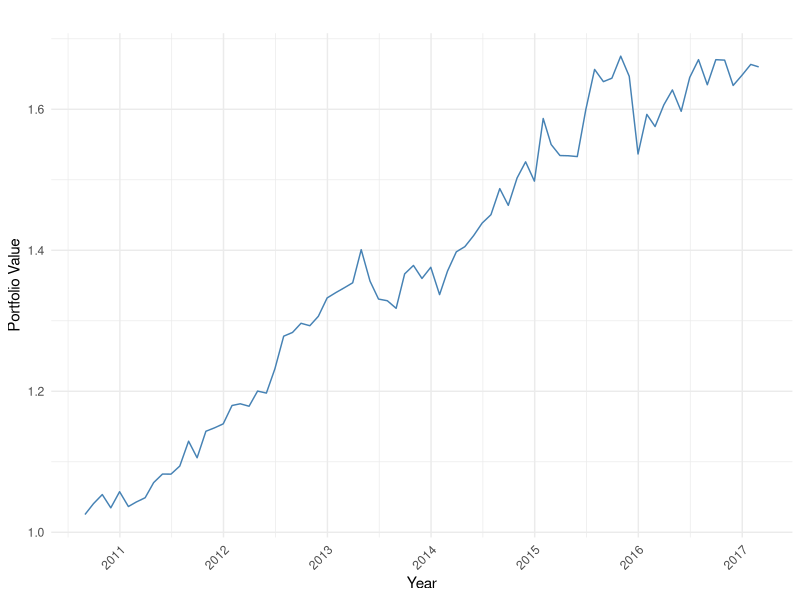
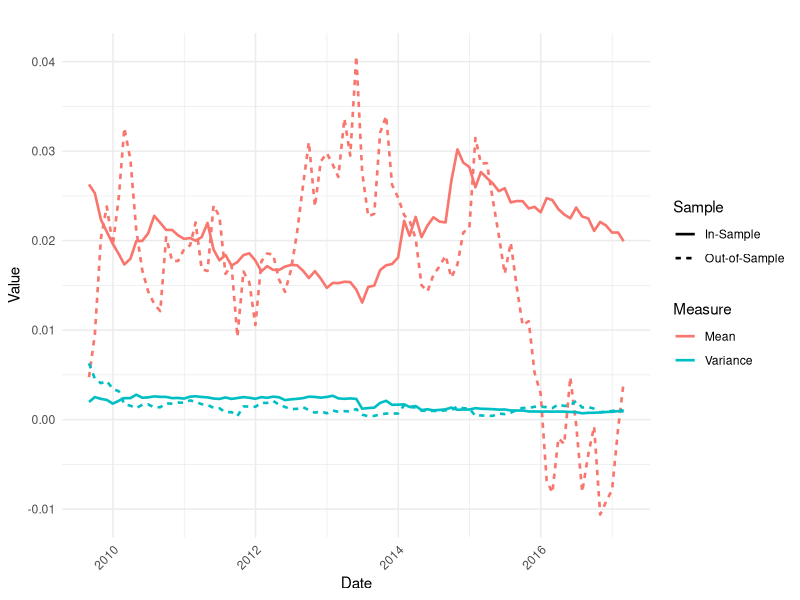
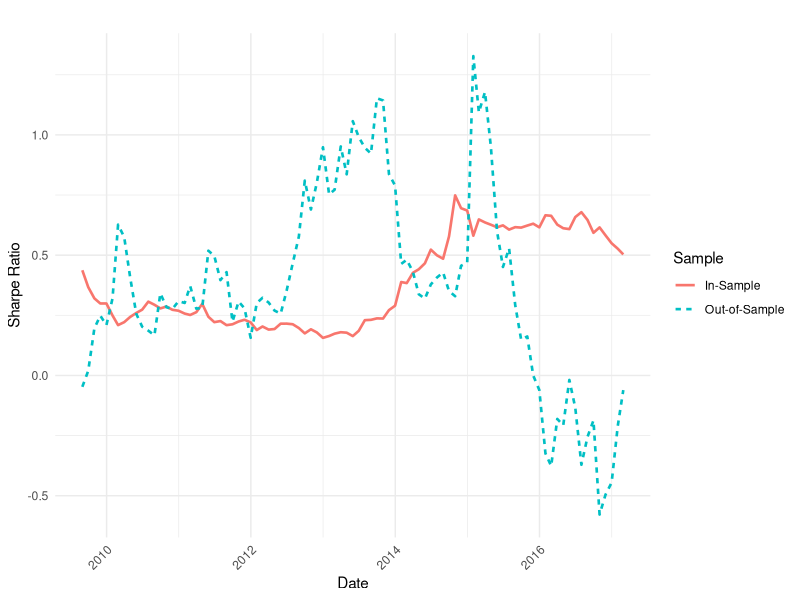
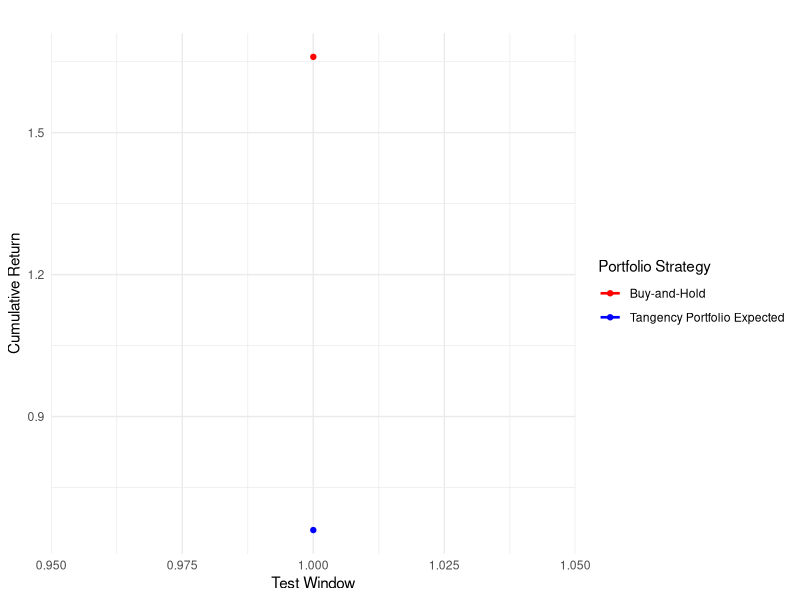
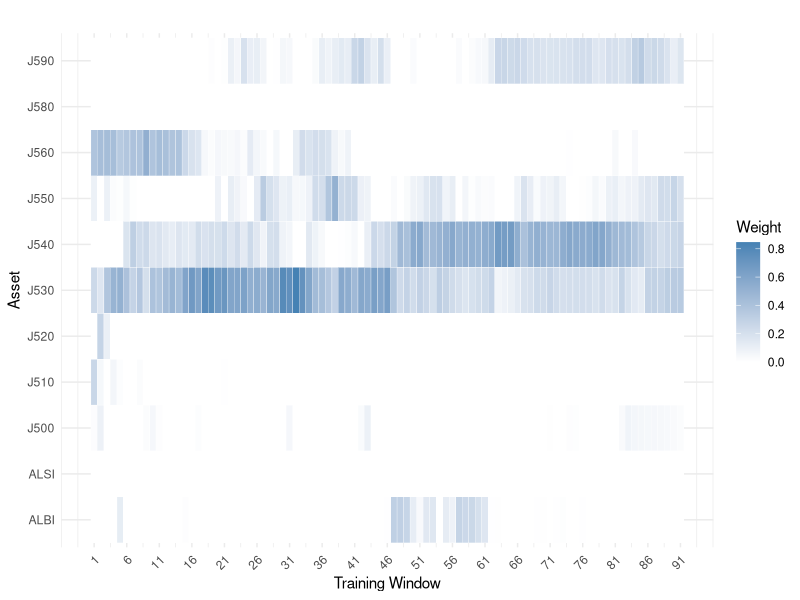
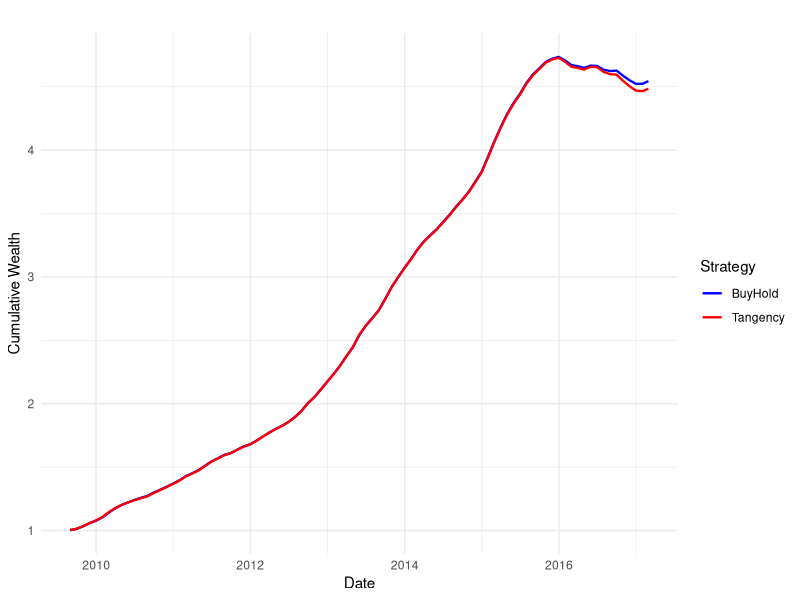

The R script that drew these images, in order:
## ---- chunk 1
knitr::opts_chunk$set(
  warning = FALSE,
  message = FALSE,
  fig.width  = 7,
  fig.height = 5
)

suppressPackageStartupMessages({
  library(openxlsx)     
  library(timeSeries)   
  library(xts)          
  library(zoo)          
  library(matrixStats) 
  library(quadprog)     
  library(knitr)        
  library(dplyr)        
  library(ggplot2)      
  library(tidyr)        
})
      
## ---- chunk 2
# reading in all 4 sheets into a list
dfS <- list()
for (i in 1:4) {
  dfS[[i]] <- read.xlsx("_raw_data/PT-TAA-JSE-Daily-1994-2017.xlsx", sheet = i, detectDates = TRUE)
  cat("Sheet", i, "loaded with dimensions:", dim(dfS[[i]]), "\n")
}

# define entities and which assets to keep
Entities <- c('X1','STEFI','ALBI','J203','J500', sprintf("J5%d", seq(10,90,by=10)))
Items    <- c('Date','TRI','Stefi')

#cleaning each sheet
for (i in 1:4) {
  tI0 <- sapply(colnames(dfS[[i]]), function(x) any(grepl(paste(Entities, collapse="|"), x)))
  tI1 <- sapply(dfS[[i]][2,], function(x) any(grepl(paste(Items, collapse="|"), x)))
  tI  <- tI0 & tI1
  
  # remove header rows
  dfS[[i]] <- dfS[[i]][-c(1,2), tI]
  names(dfS[[i]])[1] <- "Date"
  
  newColNames <- strsplit(colnames(dfS[[i]]), ":")
  for(m in 2:length(newColNames)) names(dfS[[i]])[m] <- newColNames[[m]][1]
  
  cat("Sheet", i, "columns after cleaning:", colnames(dfS[[i]]), "\n")
}

# fixing ALBI column
dfS[[1]][,2] <- as.numeric(dfS[[1]][,2])  
dfS[[1]] <- dfS[[1]][!is.na(dfS[[1]][,2]), ]#removes rows where ALBI is NA

## ---- chunk 3

# converts first sheet to timeSeries
tsTAA <- timeSeries(dfS[[1]][, 2:ncol(dfS[[1]])], as.Date(dfS[[1]][,1]))
cat("Initial tsTAA dimensions:", dim(tsTAA), "\n")

# merges remaining sheets
for (i in 2:4) {
  tsTmp <- timeSeries(dfS[[i]][, 2:ncol(dfS[[i]])], as.Date(dfS[[i]][,1]))
  tsTAA <- cbind(tsTAA, tsTmp)
  cat("After merging sheet", i, "dimensions:", dim(tsTAA), "\n")
}
# renaming indices for clarity
setFinCenter(tsTAA) <- "Johannesburg"
names(tsTAA)[grep("TS.1.1", names(tsTAA))] <- "ALBI"
names(tsTAA)[grep("TS.1.2", names(tsTAA))] <- "STEFI"
names(tsTAA)[grep("TS.1", names(tsTAA))] <- "ALSI"

cat("Columns after renaming:", colnames(tsTAA), "\n")

#all numeric columns are numeric
for (j in 1:ncol(tsTAA)) {
  tsTAA[, j] <- as.numeric(tsTAA[, j])
}
#remove rows with all NAs
tsTAA <- tsTAA[rowSums(is.na(tsTAA)) < ncol(tsTAA), ]

# Using timeSeries daily2monthly and ensure tsTAA is valid
tsTAA_monthly <- tryCatch(
  daily2monthly(tsTAA),
  error = function(e) {
    stop("Error in daily2monthly: tsTAA might contain non-timeSeries columns or non-numeric values")
  }
)

#  monthly price index
tsIdx  <- index2wealth(tsTAA_monthly)

# geometric monthly returns
tsGRet <- diff(log(tsIdx))

cat("tsTAA_monthly dimensions:", dim(tsTAA_monthly), "\n")
cat("tsGRet dimensions:", dim(tsGRet), "\n")
cat("Columns in tsGRet:\n"); print(colnames(tsGRet))
## ---- chunk 4

setFinCenter(tsTAA) <- "Africa/Johannesburg"
summary(dfS[[1]][,2])

# Checks that tsTAA is a proper 'timeSeries' object
tsTAA_monthly <- tryCatch(
  daily2monthly(tsTAA),
  error = function(e) {
    message("Error in daily2monthly(): converting tsTAA to xts first")
    xts_obj <- as.xts(tsTAA)
    apply.monthly(xts_obj, colMeans, na.rm=TRUE)
  }
)



#geometric returns
tsGRet <- diff(log(tsTAA_monthly))

#  fill missing data using LOCF
tsGRet_filled <- na.locf(as.xts(tsGRet), na.rm = FALSE)
summary(tsGRet_filled[,"ALBI"])
any(!is.na(tsGRet_filled[,"ALBI"]))

#checking for columns that are all NA
cols_allNA <- colSums(!is.na(tsGRet_filled)) == 0
tsGRet_filled <- tsGRet_filled[, !cols_allNA]

# converting to arithmetic returns
simple_mat <- exp(as.matrix(tsGRet_filled)) - 1
rets_xts <- xts(simple_mat, order.by = index(tsGRet_filled))
colnames(rets_xts) <- colnames(tsGRet_filled)

# Excludes cash asset
cash_idx <- grep("STEFI", colnames(rets_xts), ignore.case = TRUE)
cash_name <- ifelse(length(cash_idx) > 0, colnames(rets_xts)[cash_idx[1]], NA)

rets_opt <- if(!is.na(cash_name)) rets_xts[, -cash_idx, drop=FALSE] else rets_xts
rets_cash <- if(!is.na(cash_name)) rets_xts[, cash_idx, drop=FALSE] else NULL

cat("Assets used for optimisation:\n"); print(colnames(rets_opt))
if(!is.na(cash_name)) cat("Cash excluded from optimisation:", cash_name, "\n")
## ---- chunk 5
tan.port <- function(mu, Sigma, rf=0){
  mu <- as.numeric(mu)
  Sigma <- as.matrix(Sigma)
  valid_idx <- which(!is.na(mu) & rowSums(is.na(Sigma)) == 0 & colSums(is.na(Sigma)) == 0)
  mu <- mu[valid_idx]
  Sigma <- Sigma[valid_idx, valid_idx]
  n <- length(mu)
  if(n == 0) stop("No valid assets to optimize. Check mu and Sigma.")
  
  # positive definite covariance
  Sigma <- Sigma + diag(1e-6, n)
  #maximize Sharpe ratio 
  Dmat <- 2 * Sigma
  dvec <- rep(0, n)
  # Constraints which are sum(w) = 1 and w >= 0 
  Amat <- cbind(rep(1, n), diag(n))
  bvec <- c(1, rep(0, n))
  meq  <- 1   
  sol <- solve.QP(Dmat, dvec, Amat, bvec, meq)
  w <- sol$solution
  w[w < 1e-8] <- 0
  w <- w / sum(w)
  port_mean <- sum(w * mu)
  port_var  <- as.numeric(t(w) %*% Sigma %*% w)
  sharpe    <- (port_mean - rf) / sqrt(port_var)
  
  list(weights = w, mean = port_mean, var = port_var, sharpe = sharpe)
}

## ---- chunk 6

tot.months <- nrow(rets_opt)
train.r <- 0.7
train.m <- floor(tot.months * train.r)
test.m  <- tot.months - train.m
# indices
train_idx <- 1:train.m
tst.idx  <- (train.m+1):tot.months
#returns
train_rets <- rets_opt[train_idx, ]
tst.rets  <- rets_opt[tst.idx, ]
# fill missing data using locf
train_rets <- na.locf(train_rets, na.rm=FALSE)
train_rets <- na.locf(train_rets, fromLast=TRUE)
tst.rets  <- na.locf(tst.rets, na.rm=FALSE)
tst.rets  <- na.locf(tst.rets, fromLast=TRUE)
#only assets with valid data
train_rets <- train_rets[, colSums(!is.na(train_rets)) > 0, drop=FALSE]
tst.rets  <- tst.rets[, colnames(train_rets), drop=FALSE]
# Risk-free rates
rf_train <- if(!is.null(rets_cash)) mean(rets_cash[train_idx,], na.rm=TRUE) else 0
rf_test  <- if(!is.null(rets_cash)) mean(rets_cash[tst.idx,], na.rm=TRUE) else 0
# Tangency portfolio
mu_train <- colMeans(train_rets, na.rm=TRUE)
Sigma_train <- cov(train_rets, use="complete.obs")

tang <- tan.port(mu=mu_train, Sigma=Sigma_train, rf=rf_train)
w_hat <- tang$weights
if(is.null(w_hat)) stop("Tangency portfolio weights are NULL. Check your data!")

## ---- chunk 7
#Portfolio Returns with exact monthly rf
# Portfolio returns
port_train <- as.numeric(train_rets %*% w_hat)
port_test  <- as.numeric(tst.rets %*% w_hat)

# monthly risk-free series
rf_train_series <- if(!is.null(rets_cash)) as.numeric(rets_cash[train_idx, ]) else rep(0, length(port_train))
rf_tst.series  <- if(!is.null(rets_cash)) as.numeric(rets_cash[tst.idx, ]) else rep(0, length(port_test))

summary_df <- data.frame(
  Period = c("In-Sample", "Out-of-Sample"),
  Mean = c(mean(port_train), mean(port_test)),
  Variance = c(var(port_train), var(port_test)),
  Sharpe = c(mean(port_train - rf_train_series, na.rm=TRUE)/sd(port_train - rf_train_series, na.rm=TRUE),
             mean(port_test  - rf_tst.series,  na.rm=TRUE)/sd(port_test  - rf_tst.series,  na.rm=TRUE))
)

knitr::kable(summary_df, digits=6, caption="In-Sample vs Out-of-Sample Portfolio Statistics (Exact rf)")

## ---- chunk 8
# Only the assets that were used in optimization
assets_used <- colnames(train_rets)  #
weights_df <- data.frame(
  Asset  = assets_used,
  Weight = w_hat
)
knitr::kable(weights_df, digits=6, caption="Tangency Portfolio Weights (Buy-and-Hold)")
## ---- chunk 9
tst.dates <- as.Date(index(rets_xts[tst.idx, ]))  
# cumulative wealth
port_cum <- cumprod(1 + port_test)
plot_df <- data.frame(Date = tst.dates, Cumulative_Wealth = port_cum)

#Buy-and-Hold Portfolio Cumulative Wealth (OOS)
ggplot(plot_df, aes(x = Date, y = Cumulative_Wealth)) +
  geom_line(color = "steelblue") +
  scale_x_date(date_labels = "%Y", date_breaks = "1 year") +  # monthly breaks
  labs(title = "",
       x = "Year", y = "Portfolio Value") +
  theme_minimal() +
  theme(axis.text.x = element_text(angle = 45, hjust = 1))

## ---- chunk 10
final_ret <- tail(port_cum, 1)
tang_ret  <- prod(1 + tst.rets %*% w_hat) - 1
BH_summary <- data.frame(
  Window = 1,
  BH_Return = final_ret,
  Tangency_Expected = tang_ret
)
knitr::kable(BH_summary, digits=4, caption="Buy-and-Hold Cumulative Return vs Tangency Expected Return")
## ---- chunk 11
# load required libraries
suppressPackageStartupMessages({
library(openxlsx)     
library(timeSeries)   
library(xts)          
library(zoo)          
library(matrixStats) 
library(quadprog)     
library(knitr)        
library(dplyr)        
library(ggplot2)      
library(tidyr)  
})
## ---- chunk 12
# reading in all 4 sheets into a list
dfS <- list()
for (i in 1:4) {
  dfS[[i]] <- read.xlsx("_raw_data/PT-TAA-JSE-Daily-1994-2017.xlsx", sheet = i, detectDates = TRUE)
  cat("Sheet", i, "loaded with dimensions:", dim(dfS[[i]]), "\n")
}

# define entities and which assets to keep
Entities <- c('X1','STEFI','ALBI','J203','J500', sprintf("J5%d", seq(10,90,by=10)))
Items    <- c('Date','TRI','Stefi')

#cleaning each sheet
for (i in 1:4) {
  tI0 <- sapply(colnames(dfS[[i]]), function(x) any(grepl(paste(Entities, collapse="|"), x)))
  tI1 <- sapply(dfS[[i]][2,], function(x) any(grepl(paste(Items, collapse="|"), x)))
  tI  <- tI0 & tI1
  
  # remove header rows
  dfS[[i]] <- dfS[[i]][-c(1,2), tI]
  names(dfS[[i]])[1] <- "Date"
  
  newColNames <- strsplit(colnames(dfS[[i]]), ":")
  for(m in 2:length(newColNames)) names(dfS[[i]])[m] <- newColNames[[m]][1]
  
  cat("Sheet", i, "columns after cleaning:", colnames(dfS[[i]]), "\n")
}

# fixing ALBI column
dfS[[1]][,2] <- as.numeric(dfS[[1]][,2])  
dfS[[1]] <- dfS[[1]][!is.na(dfS[[1]][,2]), ]#removes rows where ALBI is NA

## ---- chunk 13

# converts first sheet to timeSeries
tsTAA <- timeSeries(dfS[[1]][, 2:ncol(dfS[[1]])], as.Date(dfS[[1]][,1]))
cat("Initial tsTAA dimensions:", dim(tsTAA), "\n")

# merges remaining sheets
for (i in 2:4) {
  tsTmp <- timeSeries(dfS[[i]][, 2:ncol(dfS[[i]])], as.Date(dfS[[i]][,1]))
  tsTAA <- cbind(tsTAA, tsTmp)
  cat("After merging sheet", i, "dimensions:", dim(tsTAA), "\n")
}
# renaming indices for clarity
setFinCenter(tsTAA) <- "Johannesburg"
names(tsTAA)[grep("TS.1.1", names(tsTAA))] <- "ALBI"
names(tsTAA)[grep("TS.1.2", names(tsTAA))] <- "STEFI"
names(tsTAA)[grep("TS.1", names(tsTAA))] <- "ALSI"

cat("Columns after renaming:", colnames(tsTAA), "\n")

#all numeric columns are numeric
for (j in 1:ncol(tsTAA)) {
  tsTAA[, j] <- as.numeric(tsTAA[, j])
}
#remove rows with all NAs
tsTAA <- tsTAA[rowSums(is.na(tsTAA)) < ncol(tsTAA), ]

# Using timeSeries daily2monthly and ensure tsTAA is valid
tsTAA_monthly <- tryCatch(
  daily2monthly(tsTAA),
  error = function(e) {
    stop("Error in daily2monthly: tsTAA might contain non-timeSeries columns or non-numeric values")
  }
)

#  monthly price index
tsIdx  <- index2wealth(tsTAA_monthly)

# geometric monthly returns
tsGRet <- diff(log(tsIdx))

cat("tsTAA_monthly dimensions:", dim(tsTAA_monthly), "\n")
cat("tsGRet dimensions:", dim(tsGRet), "\n")
cat("Columns in tsGRet:\n"); print(colnames(tsGRet))
## ---- chunk 14

setFinCenter(tsTAA) <- "Africa/Johannesburg"
summary(dfS[[1]][,2])

# Checks that tsTAA is a proper 'timeSeries' object
tsTAA_monthly <- tryCatch(
  daily2monthly(tsTAA),
  error = function(e) {
    message("Error in daily2monthly(): converting tsTAA to xts first")
    xts_obj <- as.xts(tsTAA)
    apply.monthly(xts_obj, colMeans, na.rm=TRUE)
  }
)



#geometric returns
tsGRet <- diff(log(tsTAA_monthly))

#  fill missing data using LOCF
tsGRet_filled <- na.locf(as.xts(tsGRet), na.rm = FALSE)
summary(tsGRet_filled[,"ALBI"])
any(!is.na(tsGRet_filled[,"ALBI"]))

#checking for columns that are all NA
cols_allNA <- colSums(!is.na(tsGRet_filled)) == 0
tsGRet_filled <- tsGRet_filled[, !cols_allNA]

# converting to arithmetic returns
simple_mat <- exp(as.matrix(tsGRet_filled)) - 1
rets_xts <- xts(simple_mat, order.by = index(tsGRet_filled))
colnames(rets_xts) <- colnames(tsGRet_filled)

# Excludes cash asset
cash_idx <- grep("STEFI", colnames(rets_xts), ignore.case = TRUE)
cash_name <- ifelse(length(cash_idx) > 0, colnames(rets_xts)[cash_idx[1]], NA)

rets_opt <- if(!is.na(cash_name)) rets_xts[, -cash_idx, drop=FALSE] else rets_xts
rets_cash <- if(!is.na(cash_name)) rets_xts[, cash_idx, drop=FALSE] else NULL

cat("Assets used for optimisation:\n"); print(colnames(rets_opt))
if(!is.na(cash_name)) cat("Cash excluded from optimisation:", cash_name, "\n")
## ---- chunk 15
tan.port <- function(mu, Sigma, rf=0, targets=seq(0.001,0.05,length.out=200)){
  n <- length(mu)
  Dmat <- 2*(Sigma + diag(1e-8,n))  # ensure PD covariance
  best <- list(sharpe=-Inf)
  
  for(tgt in targets){
    gamma <- as.numeric(mu - rf)
    Amat <- cbind(gamma, -gamma, rep(1,n), -rep(1,n), diag(n))
    bvec <- c(tgt, -tgt, 1, -1, rep(0,n))
    sol <- try(solve.QP(Dmat, dvec=rep(0,n), Amat=as.matrix(Amat), bvec=bvec, meq=0), silent=TRUE)
    if(inherits(sol,"try-error")) next
    w <- sol$solution
    w[w<1e-8] <- 0
    if(sum(w)<=0) next
    w <- w/sum(w)
    port_mean <- sum(w*mu)
    port_var  <- as.numeric(t(w) %*% Sigma %*% w)
    if(port_var<=0) next
    sr <- (port_mean - rf)/sqrt(port_var)
    if(sr > best$sharpe) best <- list(weights=w, target=tgt, sharpe=sr, mean=port_mean, var=port_var)
  }
  return(best)
}
## ---- chunk 16
train.m <- 60 # 5 year period
test.m  <- 12 # 1 year period
roll_step <- 1 #1 month increments
n_obs <- nrow(rets_opt)
start_idxs <- seq(1, n_obs - train.m - test.m + 1, by=roll_step)
results <- list()

for(i in seq_along(start_idxs)){
  s <- start_idxs[i]
  train_idx <- s:(s+train.m-1)
  tst.idx  <- (s+train.m):(s+train.m+test.m-1)
  
  train_rets <- rets_opt[train_idx, , drop=FALSE]
  tst.rets  <- rets_opt[tst.idx, , drop=FALSE]
  
  if(any(!is.finite(as.matrix(train_rets))) || any(!is.finite(as.matrix(tst.rets)))) next
  
  mu_train    <- colMeans(train_rets, na.rm=TRUE)
 Sigma_train <- cov(as.matrix(train_rets), use="complete.obs")

  rf_train    <- if(!is.null(rets_cash)) mean(rets_cash[train_idx, ], na.rm=TRUE) else 0
  rf_test     <- if(!is.null(rets_cash)) mean(rets_cash[tst.idx, ], na.rm=TRUE) else 0
  
  # Skip invalid windows
  if(any(!is.finite(mu_train)) || !is.finite(rf_train)) next
  upper_targ <- max(0.06, max(mu_train, na.rm=TRUE) - rf_train)
  if(!is.finite(upper_targ) || upper_targ <= 0) next
  
  targ_grid <- seq(0.0005, upper_targ, length.out=300)
  tang <- tan.port(mu=mu_train, Sigma=Sigma_train, rf=rf_train, targets=targ_grid)
  if(is.null(tang$weights)) next
  
  w_hat <- tang$weights
  port_train <- as.numeric(as.matrix(train_rets) %*% w_hat)
  port_test  <- as.numeric(as.matrix(tst.rets) %*% w_hat)

  
  results[[length(results)+1]] <- list(
    train_period = paste(index(train_rets)[1], index(train_rets)[nrow(train_rets)], sep=" / "),
    tst.period  = paste(index(tst.rets)[1], index(tst.rets)[nrow(tst.rets)], sep=" / "),
    mu_IS = mean(port_train, na.rm=TRUE),
    var_IS= var(port_train, na.rm=TRUE),
    SR_IS =(mean(port_train, na.rm=TRUE)-rf_train)/sqrt(var(port_train, na.rm=TRUE)),
    mu_OOS= mean(port_test, na.rm=TRUE),
    var_OOS=var(port_test, na.rm=TRUE),
    SR_OOS=(mean(port_test, na.rm=TRUE)-rf_test)/sqrt(var(port_test, na.rm=TRUE)),
    weights = w_hat,
    assets  = colnames(rets_opt)
  )
}

summary_df <- do.call(rbind, lapply(results, function(x) data.frame(
  train=x$train_period, test=x$tst.period,
  mu_IS=x$mu_IS, var_IS=x$var_IS, SR_IS=x$SR_IS,
  mu_OOS=x$mu_OOS, var_OOS=x$var_OOS, SR_OOS=x$SR_OOS
)))
knitr::kable(
  head(summary_df, 15),
  digits = 4,
  caption = "In-sample vs Out-of-sample Portfolio Statistics"
)


## ---- chunk 17

p.dates <- as.Date(sapply(summary_df$test, function(x) {
  tail(strsplit(x, " / ")[[1]], 1)
}), format = "%Y-%m-%d")
summary_df$Date <- p.dates  

p.long <- summary_df |>
  select(Date, mu_IS, var_IS, SR_IS, mu_OOS, var_OOS, SR_OOS) |>
  pivot_longer(-Date, names_to = "Metric", values_to = "Value") |>
  mutate(
    Type   = ifelse(grepl("_IS", Metric), "In-Sample", "Out-of-Sample"),
    Metric = gsub("_(IS|OOS)", "", Metric)  
  ) |>
  mutate(
    Metric = case_when(
      Metric == "mu"  ~ "Mean",
      Metric == "var" ~ "Variance",TRUE ~ Metric
    ))

# Mean and Variance In-Sample vs Out-of-Sample Mean & Variance
p1<- p.long |>
  filter(Metric %in% c("Mean", "Variance")) |>
  ggplot(aes(x = Date, y = Value, color = Metric, linetype = Type)) +
  geom_line(linewidth = 0.9) +
  labs(
    title = "",
    x = "Date", y = "Value",
    color = "Measure", linetype = "Sample"
  ) +
  theme_minimal() +
  theme(axis.text.x = element_text(angle = 45, hjust = 1))

# Sharpe Ratios In-Sample vs Out-of-Sample Sharpe Ratios
p2 <- p.long |>
  filter(Metric == "SR") |>
  ggplot(aes(x = Date, y = Value, color = Type, linetype = Type)) +
  geom_line(linewidth = 0.9) +
  labs(
    title = "",
    x = "Date", y = "Sharpe Ratio",
    color = "Sample", linetype = "Sample"
  ) +
  theme_minimal() +
  theme(axis.text.x = element_text(angle = 45, hjust = 1))

p1
p2

## ---- chunk 18

# This section calculates portfolio returns, update weights due to price changes, renormalises, and accumulate portfolio value over the test period

BH_results <- list()

for(idx in seq_along(results)) {
  
  # test period dates from results
  tst.period <- results[[idx]]$tst.period
  tst.start <- as.Date(substr(tst.period,1,10))
  tst.end   <- as.Date(substr(tst.period,14,23))
 tst.rets <- rets_opt[as.Date(index(rets_opt)) >= tst.start & 
                       as.Date(index(rets_opt)) <= tst.end, ,drop=FALSE]

  w0 <- results[[idx]]$weights
  n_assets <- ncol(tst.rets)
  n_obs <- nrow(tst.rets)
  
  # if tst.rets is empty
  if(n_obs == 0) next
  
  Wts <- matrix(0, nrow=n_obs, ncol=n_assets)
  portRet <- numeric(n_obs)
  portPrc <- numeric(n_obs)
  portPrc[1] <- 1
  Wts[1,] <- w0
  
  for(t in 1:n_obs){
    portRet[t] <- sum(Wts[t,] * as.numeric(tst.rets[t,]))
    portPrc[t] <- ifelse(t==1, 1*(1+portRet[t]), portPrc[t-1]*(1+portRet[t]))
    
    if(t < n_obs){
      Wts[t+1,] <- Wts[t,] * (1 + as.numeric(tst.rets[t,]))
      Wts[t+1,] <- Wts[t+1,] / sum(Wts[t+1,])
    }
  }
  
  BH_results[[idx]] <- list(
    weights=Wts,
    asset_names=colnames(tst.rets),
    portPrc=portPrc,
    portRet=portRet,
    dates=index(tst.rets)
  )
}


## ---- chunk 19
plot_df <- pivot_longer(BH_summary, cols = c(BH_Return, Tangency_Expected),names_to = "Strategy", values_to = "Value")

ggplot(plot_df, aes(x = Window, y = Value, color = Strategy)) +
  geom_line(linewidth = 0.9) +
  geom_point(size = 1.5) +
  labs(
    title = "",
    x = "Test Window", y = "Cumulative Return",
    color = "Portfolio Strategy"
  ) +
  scale_color_manual(
    values = c("BH_Return" = "red", "Tangency_Expected" = "blue"),
    labels = c("BH_Return" = "Buy-and-Hold", "Tangency_Expected" = "Tangency Portfolio Expected")
  ) +
  theme_minimal() +
  theme(axis.text.x = element_text(angle = 0, hjust = 0.5))

## ---- chunk 20
weights_df <- do.call(rbind, lapply(seq_along(results), function(i) {
  n_assets <- length(results[[i]]$weights)
  data.frame(
    Window = i, # numeric window index
    Asset  = results[[i]]$assets, #asset names
    Weight = results[[i]]$weights,#corresponding weights
    stringsAsFactors = FALSE
  )
}))

 # Tangency Portfolio Weights Evolution
ggplot(weights_df, aes(x=Window, y=Asset, fill=Weight)) +
  geom_tile(color="white") +
  scale_fill_gradient(low="white", high="steelblue") +
  scale_x_continuous(
    breaks = seq(min(weights_df$Window), max(weights_df$Window), by=5) 
  ) +
  labs(
    title="",
    x="Training Window", y="Asset", fill="Weight"
  ) +
  theme_minimal() +
  theme(axis.text.x = element_text(angle=45, hjust=1))


## ---- chunk 21
#out-of-sample returns 
OOS_ret <- sapply(results, function(x) {
  val <- x$mu_OOS
  if(is.null(val) || !is.finite(val)) return(NA)
  as.numeric(val)
})
#remove NAs
OOS_ret <- OOS_ret[!is.na(OOS_ret)]
OOS_ret <- as.numeric(OOS_ret) 
#Calculate cumulative wealth
cum_OOS <- cumprod(1 + OOS_ret)
#  Buy-and-Hold
BH_ret <- sapply(BH_results, function(x) {
  if(is.null(x$portRet)) return(NA)
  mean(as.numeric(x$portRet), na.rm=TRUE)
})
BH_ret <- BH_ret[!is.na(BH_ret)]
BH_ret <- as.numeric(BH_ret)
cum_BH <- cumprod(1 + BH_ret)

## keeps results with valid numeric data
val.res <- results[sapply(results, function(x) !is.null(x$mu_OOS) && is.finite(x$mu_OOS))]

#end-of-test-period dates as character
p.dates_char <- sapply(val.res, function(x) {
  tail(strsplit(x$tst.period, " / ")[[1]], 1)
})

p.dates <- as.Date(unlist(p.dates_char), format="%Y-%m-%d") 
plot_df <- data.frame(
  Date     = p.dates,
  Tangency = cum_OOS,
  BuyHold  = cum_BH[1:length(cum_OOS)]
)

df.long <- pivot_longer(plot_df, cols=c("Tangency","BuyHold"),
                             names_to="Strategy", values_to="Cumulative_Wealth")

# Cumulative Out-of-Sample Performance
ggplot(df.long, aes(x=Date, y=Cumulative_Wealth, color=Strategy)) +
  geom_line(linewidth=0.8) +
  labs(title="",
       x="Date", y="Cumulative Wealth", color="Strategy") +
  scale_color_manual(values=c("blue","red")) +
  theme_minimal()
